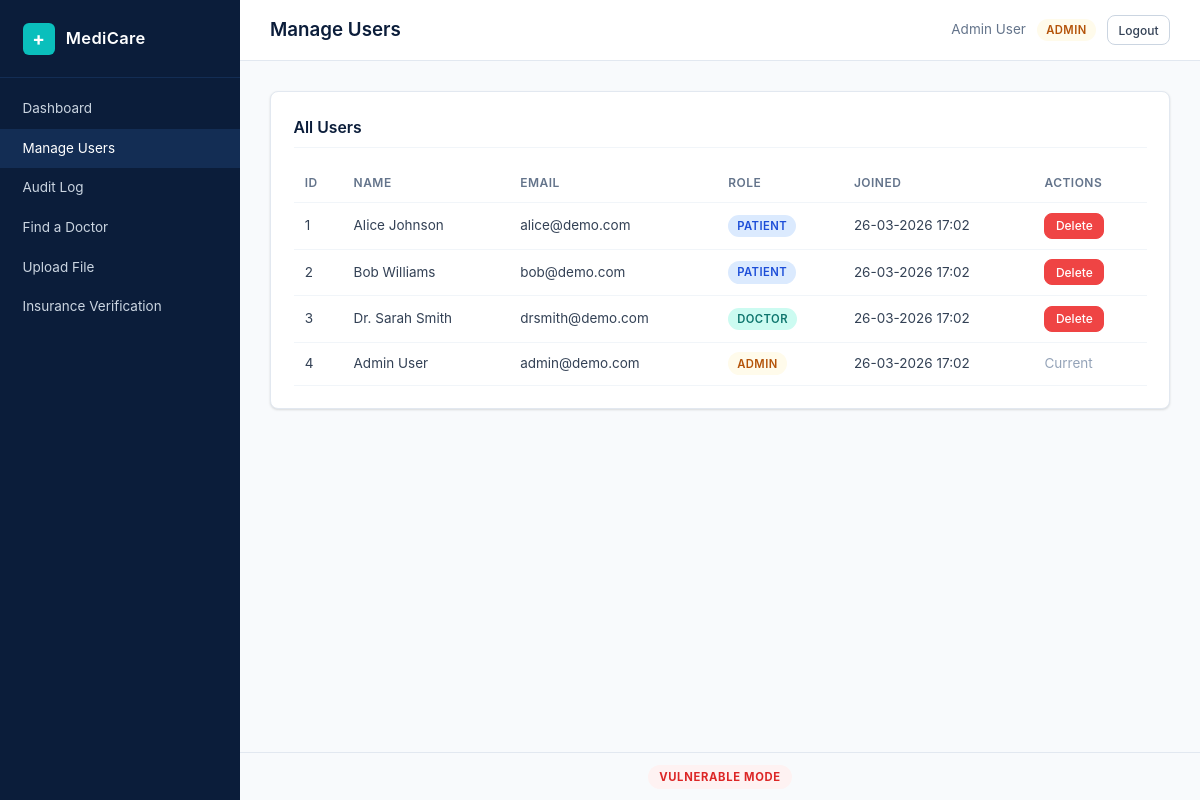
/admin/users.php (signed in), run on an earlier commit of the app's database.
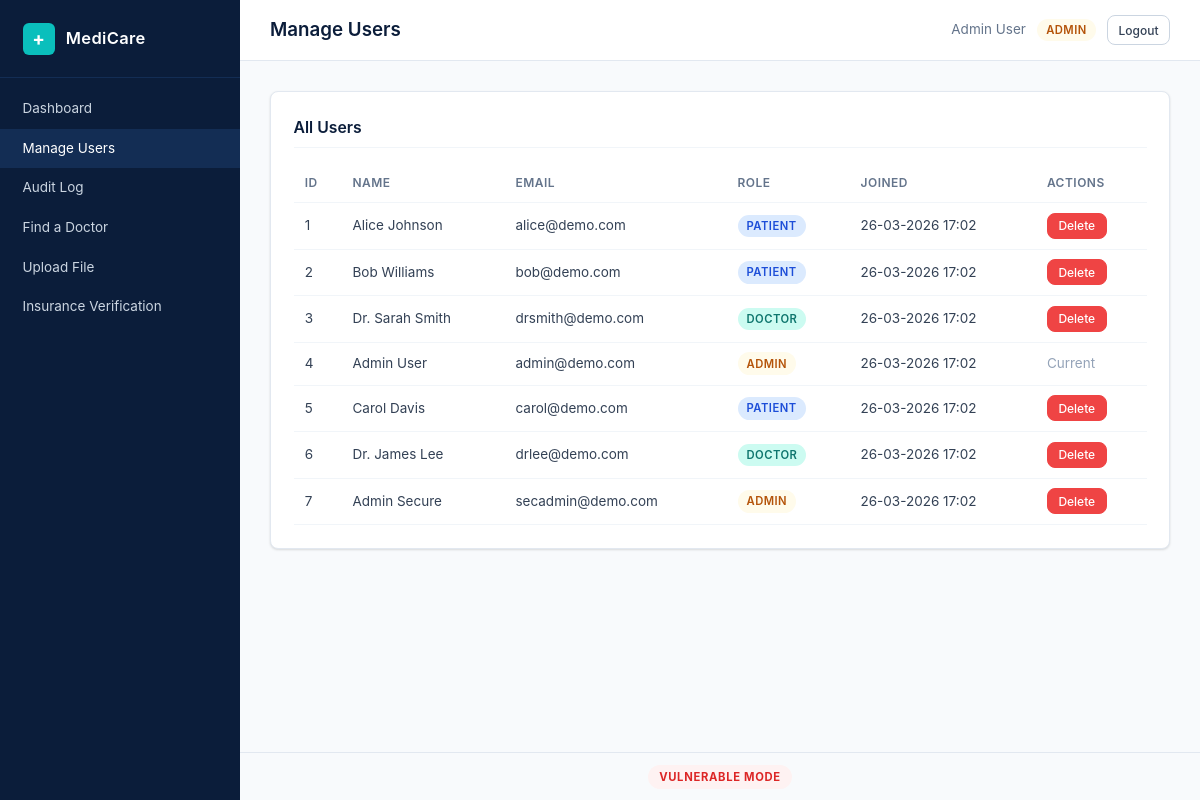
And on a later commit of the database.
### tables this page shows
CREATE TABLE users (
    id INT AUTO_INCREMENT PRIMARY KEY,
    name VARCHAR(100) NOT NULL,
    email VARCHAR(150) NOT NULL UNIQUE,
    password VARCHAR(255) NOT NULL,
    role ENUM('patient','doctor','admin') NOT NULL DEFAULT 'patient',
    created_at TIMESTAMP DEFAULT CURRENT_TIMESTAMP
);

### config.php (called while the page is built, shortened)
<?php
function currentUserId(): int {
    return (int) $_SESSION['user_id'];
}
function esc(string $value): string {
    return htmlspecialchars($value, ENT_QUOTES, 'UTF-8');
}
function fmtDate(string $datetime): string {
    return date('d-m-Y H:i', strtotime($datetime));
}

### admin/users.php (the view, shortened to what this page needs)
<?php
require_once __DIR__ . '/../config.php';
require_once __DIR__ . '/../helpers.php';
$conn = getDB();
$users = $conn->query("SELECT id, name, email, role, created_at FROM users ORDER BY id")->fetchAll();
renderHeader('Manage Users');
?>
<div class="card">
    <h2 class="card-title">All Users</h2>
    <table class="data-table">
        <thead>
            <tr>
                <th>ID</th>
                <th>Name</th>
                <th>Email</th>
                <th>Role</th>
                <th>Joined</th>
                <th>Actions</th>
            </tr>
        </thead>
        <tbody>
            <?php foreach ($users as $u): ?>
                <tr>
                    <td><?= $u['id'] ?></td>
                    <td><?= esc($u['name']) ?></td>
                    <td><?= esc($u['email']) ?></td>
                    <td><span class="role-badge role-<?= esc($u['role']) ?>"><?= esc(ucfirst($u['role'])) ?></span></td>
                    <td><?= fmtDate($u['created_at']) ?></td>
                    <td>
                        <?php if ((int)$u['id'] !== currentUserId()): ?>
                            <form method="POST" style="display:inline"
                                  onsubmit="return confirm('Delete this user?')">
                                <button type="submit" class="btn btn-sm btn-danger">Delete</button>
                            </form>
                        <?php else: ?>
                            <span class="text-muted">Current</span>
                        <?php endif; ?>
                    </td>
                </tr>
            <?php endforeach; ?>
        </tbody>
    </table>
</div>
<?php renderFooter(); ?>

### helpers.php (shortened to what this page needs)
<?php
require_once __DIR__ . '/config.php';
function renderHeader(string $title = 'MediCare Portal'): void {
    $role = currentRole();
    $name = $_SESSION['user_name'] ?? 'Guest';
    ?>
    <!DOCTYPE html>
    <html lang="en">
    <head>
        <link rel="stylesheet" href="/assets/style.css">
    </head>
    <body>
        <div class="layout">
            <?php renderSidebar($role); ?>
            <div class="main-area">
                <header class="top-bar">
                    <h1 class="page-title"><?= esc($title) ?></h1>
                    <div class="user-info">
                        <span class="user-name"><?= esc($name) ?></span>
                        <span class="role-badge role-<?= esc($role) ?>"><?= esc(ucfirst($role)) ?></span>
                        <a href="/auth/logout.php" class="btn btn-sm">Logout</a>
                    </div>
                </header>
                <main class="content">
    <?php
}
function renderFooter(): void {
    $mode = SECURE_MODE ? 'SECURE' : 'VULNERABLE';
    $modeClass = SECURE_MODE ? 'mode-secure' : 'mode-vuln';
    ?>
                </main>
                <footer class="app-footer">
                    <span class="mode-indicator <?= $modeClass ?>"><?= $mode ?> MODE</span>
                </footer>
            </div>
        </div>
    </body>
    </html>
    <?php
}
function renderSidebar(string $role): void {
    $navItems = getSidebarItems($role);
    ?>
    <nav class="sidebar">
        <div class="sidebar-brand">
            <span class="brand-icon">+</span>
            <span class="brand-text">MediCare</span>
        </div>
        <ul class="nav-list">
            <?php foreach ($navItems as $item): ?>
                <li>
                    <a href="<?= esc($item['url']) ?>" class="nav-link"><?= esc($item['label']) ?></a>
                </li>
            <?php endforeach; ?>
        </ul>
    </nav>
    <?php
}
function getSidebarItems(string $role): array {
    $shared = [
        ['url' => '/shared/search.php', 'label' => 'Find a Doctor'],
        ['url' => '/shared/upload.php', 'label' => 'Upload File'],
        ['url' => '/shared/insurance_fetch.php', 'label' => 'Insurance Verification'],
    ];
    $roleMenus = [
        'patient' => [
            ['url' => '/patient/dashboard.php', 'label' => 'Dashboard'],
            ['url' => '/patient/records.php', 'label' => 'My Records'],
            ['url' => '/patient/appointments.php', 'label' => 'Appointments'],
            ['url' => '/patient/chat.php', 'label' => 'Messages'],
        ],
        'doctor' => [
            ['url' => '/doctor/dashboard.php', 'label' => 'Dashboard'],
            ['url' => '/doctor/patients.php', 'label' => 'My Patients'],
            ['url' => '/doctor/chat.php', 'label' => 'Messages'],
        ],
        'admin' => [
            ['url' => '/admin/dashboard.php', 'label' => 'Dashboard'],
            ['url' => '/admin/users.php', 'label' => 'Manage Users'],
            ['url' => '/admin/audit_log.php', 'label' => 'Audit Log'],
        ],
    ];
    return array_merge($roleMenus[$role] ?? [], $shared);
}

### assets/style.css (style rules this page uses)
*, *::before, *::after { margin: 0; padding: 0; box-sizing: border-box; }
:root { --navy: #0B1D3A; --navy-light: #132D54; --navy-dark: #071429; --teal: #0ABFBC; --teal-dark: #089E9B; --white: #FFFFFF; --gray-50: #F8FAFC; --gray-100: #F1F5F9; --gray-200: #E2E8F0; --gray-300: #CBD5E1; --gray-400: #94A3B8; --gray-500: #64748B; --gray-700: #334155; --red: #EF4444; --red-bg: #FEF2F2; --green: #22C55E; --green-bg: #F0FDF4; --amber: #F59E0B; --amber-bg: #FFFBEB; --blue: #3B82F6; --radius: 8px; --shadow: 0 1px 3px rgba(0,0,0,0.08), 0 1px 2px rgba(0,0,0,0.06); --shadow-md: 0 4px 6px rgba(0,0,0,0.07), 0 2px 4px rgba(0,0,0,0.06); --sidebar-width: 240px; --font: -apple-system, BlinkMacSystemFont, "Segoe UI", system-ui, sans-serif; }
html { font-size: 15px; }
body { font-family: var(--font); background: var(--gray-50); color: var(--gray-700); line-height: 1.6; min-height: 100vh; }
.layout { display: flex; min-height: 100vh; }
.main-area { flex: 1; margin-left: var(--sidebar-width); display: flex; flex-direction: column; }
.content { padding: 2rem; flex: 1; }
.sidebar { width: var(--sidebar-width); background: var(--navy); color: var(--white); position: fixed; top: 0; left: 0; bottom: 0; display: flex; flex-direction: column; z-index: 100; }
.sidebar-brand { padding: 1.5rem; display: flex; align-items: center; gap: 0.75rem; border-bottom: 1px solid var(--navy-light); }
.brand-icon { width: 32px; height: 32px; background: var(--teal); color: var(--white); border-radius: 6px; display: inline-flex; align-items: center; justify-content: center; font-size: 1.25rem; font-weight: 700; flex-shrink: 0; }
.brand-text { font-size: 1.1rem; font-weight: 600; letter-spacing: 0.02em; }
.nav-list { list-style: none; padding: 0.75rem 0; flex: 1; }
.nav-link { display: block; padding: 0.6rem 1.5rem; color: var(--gray-300); text-decoration: none; font-size: 0.9rem; transition: background 0.15s, color 0.15s; }
.top-bar { background: var(--white); border-bottom: 1px solid var(--gray-200); padding: 1rem 2rem; display: flex; align-items: center; justify-content: space-between; }
.page-title { font-size: 1.25rem; font-weight: 600; color: var(--navy); }
.user-info { display: flex; align-items: center; gap: 0.75rem; }
.user-name { font-size: 0.9rem; color: var(--gray-500); }
.role-badge { display: inline-block; padding: 0.15rem 0.6rem; border-radius: 999px; font-size: 0.75rem; font-weight: 600; text-transform: uppercase; letter-spacing: 0.04em; }
.role-patient { background: #DBEAFE; color: #1D4ED8; }
.role-doctor { background: #CCFBF1; color: #0F766E; }
.role-admin { background: var(--amber-bg); color: #B45309; }
.card { background: var(--white); border: 1px solid var(--gray-200); border-radius: var(--radius); padding: 1.5rem; margin-bottom: 1.25rem; box-shadow: var(--shadow); }
.card-title { font-size: 1.05rem; font-weight: 600; color: var(--navy); margin-bottom: 1rem; padding-bottom: 0.5rem; border-bottom: 1px solid var(--gray-100); }
.data-table { width: 100%; border-collapse: collapse; }
.data-table th, .data-table td { padding: 0.65rem 0.75rem; text-align: left; border-bottom: 1px solid var(--gray-100); font-size: 0.9rem; }
.data-table th { font-weight: 600; color: var(--gray-500); font-size: 0.8rem; text-transform: uppercase; letter-spacing: 0.04em; }
.btn { display: inline-block; padding: 0.55rem 1.1rem; border: 1px solid var(--gray-300); border-radius: var(--radius); background: var(--white); color: var(--gray-700); font-family: var(--font); font-size: 0.85rem; font-weight: 500; cursor: pointer; text-decoration: none; text-align: center; transition: background 0.15s, border-color 0.15s; }
.btn-danger { background: var(--red); color: var(--white); border-color: var(--red); }
.btn-sm { padding: 0.3rem 0.7rem; font-size: 0.8rem; }
.app-footer { padding: 0.75rem 2rem; border-top: 1px solid var(--gray-200); text-align: center; }
.mode-indicator { display: inline-block; padding: 0.2rem 0.75rem; border-radius: 999px; font-size: 0.75rem; font-weight: 700; letter-spacing: 0.06em; }
.mode-vuln { background: var(--red-bg); color: #DC2626; }
.text-muted { color: var(--gray-400); font-size: 0.9rem; }

What changed in the data, as far as the page shows it:
added users: id "5", name "Carol Davis", email "carol@demo.com", role "PATIENT", created_at "26-03-2026 17:02"
added users: id "6", name "Dr. James Lee", email "drlee@demo.com", role "DOCTOR", created_at "26-03-2026 17:02"
added users: id "7", name "Admin Secure", email "secadmin@demo.com", role "ADMIN", created_at "26-03-2026 17:02"
